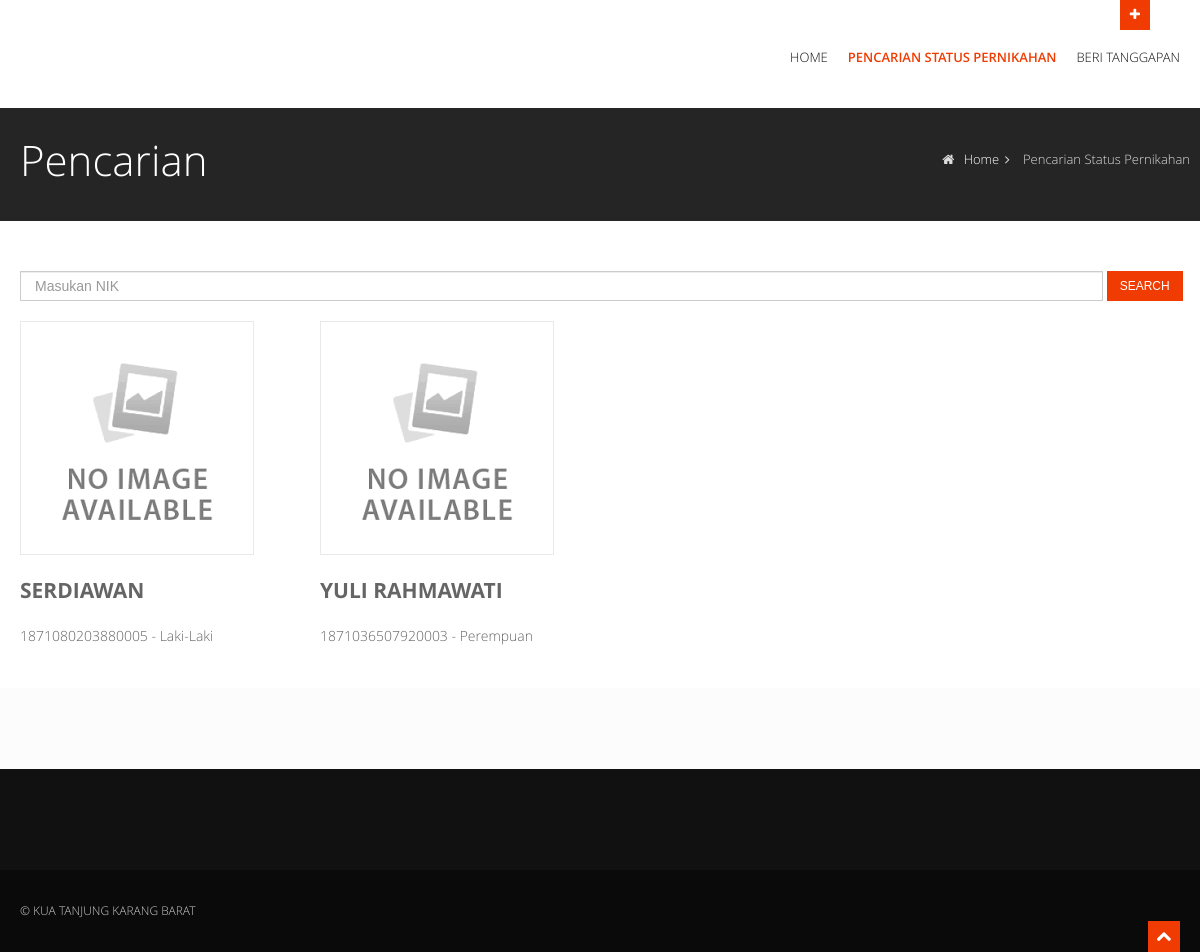
Screenshot of /index.php/pencarian with the database file from the repository.
### tables this page shows
CREATE TABLE `tb_warga` (
  `nik` varchar(40) NOT NULL,
  `namalengkap` varchar(40) DEFAULT NULL,
  `alamat` text,
  `jk` varchar(20) DEFAULT NULL,
  `statusnikah` varchar(30) DEFAULT NULL,
  `statuslain` varchar(40) DEFAULT NULL,
  `foto` text,
  `tanggallahir` date DEFAULT NULL,
  `pekerjaan` varchar(100) DEFAULT NULL,
  `pendidikan` varchar(100) DEFAULT NULL,
  PRIMARY KEY (`nik`)
);

### application/controllers/Pencarian.php (called while the page is built, shortened)
<?php
class Pencarian extends CI_Controller {
	public function __construct(){
		$this->load->model(array('PencarianModel', 'PernikahanModel', 'WargaModel'));
	}
	public function index() {
		$data=array(
			'page'=>'umumtemplate/pencarian',
			'link'=>'/pencarian',
			'link2'=>'pencarian',
			'isi'=>$this->WargaModel->getRandomData()->result(),
		);
		$this->load->view('umumtemplate/pencarian',$data);
	}
}

### index.php (called while the page is built, shortened)
<?php
require_once BASEPATH.'core/CodeIgniter.php';

### application/models/WargaModel.php (called while the page is built, shortened)
<?php
class WargaModel extends CI_Model
{
	function getRandomData() {
		return $query = $this->db->query("SELECT * FROM  tb_warga ORDER BY RAND() LIMIT 0,8");
    }
}

### application/views/umumtemplate/pencarian.php (the view, shortened to what this page needs)
<section id="inner-headline">
  <div class="container">
    <div class="row">
      <div class="span4">
        <div class="inner-heading">
          <h2>Pencarian</h2>
        </div>
      </div>
      <div class="span8">
        <ul class="breadcrumb">
          <li><a href="<?=base_url()?>"><i class="icon-home"></i> Home</a><i class="icon-angle-right"></i></li>
          <li class="active">Pencarian Status Pernikahan</li>
        </ul>
      </div>
    </div>
  </div>
</section>
<section id="content">
  <div class="container">
    <div class="row">
      <div class="span12">
        <div class="widget">
          <form class="form-search" action="<?=base_url()?>pencarian/search" method="post">
            <input placeholder="Masukan NIK" name="nik" type="number" required class="input-medium search-query no-spinner" style="width: 90%">
            <button type="submit" class="btn btn-square btn-theme">Search</button>
          </form>
        </div>
      </div>
      <?php foreach ($isi as $key => $data) {;?>
        <div class="span3">
          <a href="<?=base_url()?>pencarian/detail/<?= $data->nik ?>" style="color: #656565; text-decoration: none;">
            <img src="<?=base_url()?>assets/<?= $data->foto ?>" alt="" class="img-polaroid" />
            <div class="roles">
              <p class="lead">
                <strong><?= $data->namalengkap ?></strong>
              </p>
              <p>
              <?= $data->nik ?> - <?= $data->jk ?>
              </p>
            </div>
          </a>
        </div>
      <?php }; ?>
    </div>
  </div>
</section>

### front/css/style.css (style rules this page uses)
body { font-family: 'Open Sans', Arial, sans-serif; font-size: 14px; font-weight: 300; line-height: 1.6em; color: #656565; }
.container { padding: 0 20px 0 20px; position: relative; }
.row, .row-fluid { margin-bottom: 30px; }
img.img-polaroid { margin: 0 0 20px 0; }
#content { position: relative; background: #fff; padding: 50px 0 0 0; }
#content img { max-width: 100%; height: auto; }
#inner-headline { background: #252525; position: relative; margin: 0; padding: 0; color: #fefefe; }
#inner-headline .inner-heading h2 { color: #fff; margin: 20px 0 0 0; }
#inner-headline ul.breadcrumb { margin: 30px 0 0; float: right; }
#inner-headline ul.breadcrumb li { margin-bottom: 0; padding-bottom: 0; }
#inner-headline ul.breadcrumb li { font-size: 13px; color: #ddd; }
#inner-headline ul.breadcrumb li i { color: #dedede; }
#inner-headline ul.breadcrumb li a { color: #fff; }

### front/skins/default.css (style rules this page uses)
a, a:hover,a:focus,a:active, footer a.text-link:hover, strike, footer ul.link-list li a:hover, .post-meta span a:hover, footer a.text-link, ul.meta-post li a:hover, ul.cat li a:hover, ul.recent li h6 a:hover, ul.portfolio-categ li.active a, ul.portfolio-categ li.active a:hover, ul.portfolio-categ li a:hover,ul.related-post li h4 a:hover, span.highlight,article .post-heading h3 a:hover, .navbar .nav > .active > a,.navbar .nav > .active > a:hover,.navbar .nav > li > a:hover,.navbar .nav > li > a:focus,.navbar .nav > .active > a:focus, .validation { color:#F03C02; }
.btn-theme { border:1px solid #F03C02; background: #F03C02; }

### front/css/overwrite.css (style rules this page uses)
h1, h2, h3, h4, h5, h6 { font-family: 'Open Sans', sans-serif; color:#353535; font-weight:300; line-height:1.5em; margin-top:0; }
h2 { font-size:42px; margin-bottom:22px; }
.img-polaroid { padding: 4px; background-color: #fff; border: 1px solid #e9e9e9; -webkit-box-shadow: none; -moz-box-shadow: none; box-shadow: none; }
label, input, button, select, textarea { font-size: 13px; font-weight: normal; }
input, button, select, textarea { font-family:'Open Sans', Arial, sans-serif; font-size: 13px; }
select, textarea, input[type="text"], input[type="password"], input[type="datetime"], input[type="datetime-local"], input[type="date"], input[type="month"], input[type="time"], input[type="week"], input[type="number"], input[type="email"], input[type="url"], input[type="search"], input[type="tel"], input[type="color"], .uneditable-input { -webkit-border-radius: 0; -moz-border-radius: 0; border-radius: 0; }
input.search-query { margin-bottom: 0; -webkit-border-radius: 0 0 0 0; -moz-border-radius: 0 0 0 0; border-radius: 0 0 0 0; }
ul, ol { padding: 0; margin: 0 0 10px 25px; }
li { line-height: 1.6em; }
.btn { font-size: 12px; text-transform:uppercase; text-shadow: none; background-image:none; border-color: none; border-bottom-color: none; -webkit-box-shadow: none; -moz-box-shadow: none; box-shadow: none; }
.btn { outline:0; -webkit-border-radius: 2px; -moz-border-radius: 2px; border-radius: 2px; }
.btn-square { -webkit-border-radius: 0; -moz-border-radius: 0; border-radius: 0; }
.btn-theme { color:#fff; }
.breadcrumb { float:left; padding:10px 0 10px 0; margin:0; list-style: none; background: none; -webkit-border-radius: 0; -moz-border-radius: 0; border-radius: 0; }
.breadcrumb > li { display: inline-block; *display: inline; text-shadow: none; font-size:12px; *zoom: 1; margin:0; }
.breadcrumb > .active { color: #797979; }

### rows the page displays
tb_warga: foto (placeholder picture), namalengkap "SERDIAWAN", nik "1871080203880005", jk "Laki-Laki"
tb_warga: foto (placeholder picture), namalengkap "YULI RAHMAWATI", nik "1871036507920003", jk "Perempuan"
